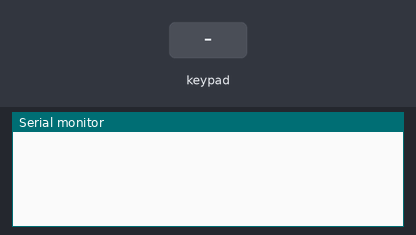
Recording of a sketch running on a simulated Arduino Uno, built with avr-gcc and run on an emulated ATmega328P. Shown: the last lines printed to the serial monitor. The inputs (shaded band) are chosen by the test bench.

Above: at 1.2 s.
1.3 s: key '(' pressed
At 2.0 s:
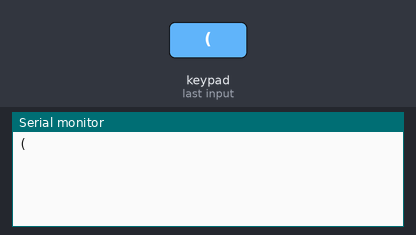
2.8 s: key ')' pressed
At 3.3 s:
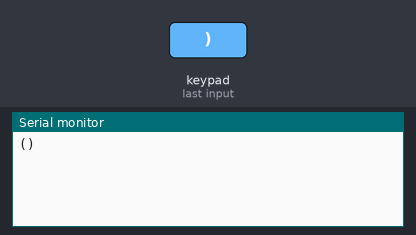

The sketch:

NanoReader.ino.ino
```cpp
/*
A arduino code that converts keypad input into analog output
input (x, y) -> key
*/

#include <Keypad.h>

const byte ROWS = 4, COLS = 4;
const char keymap[ROWS][COLS] = {
  {'(', ')', 'X', 'X'},
  {'X', 'X', 'X', 'X'},
  {'X', 'X', 'X', 'X'},
  {'X', 'X', 'X', 'X'}
};

const byte rowPins[] = {2, 3, 4, 5};
const byte colPins[] = {6, 7, 8, 9};

Keypad keypad (makeKeymap(keymap), rowPins, colPins, ROWS, COLS);

void setup() {
  Serial.begin(9600);
}

void loop() {
  char ch = keypad.getKey();
  if (ch && ch != 'X') {
    Serial.print(ch);
  }
}
```

Measured:
- after the input at 1.3 s, the serial monitor: prints a new line at once (image 1)
- after the input at 2.8 s, the serial monitor: prints a new line at once (image 2)
